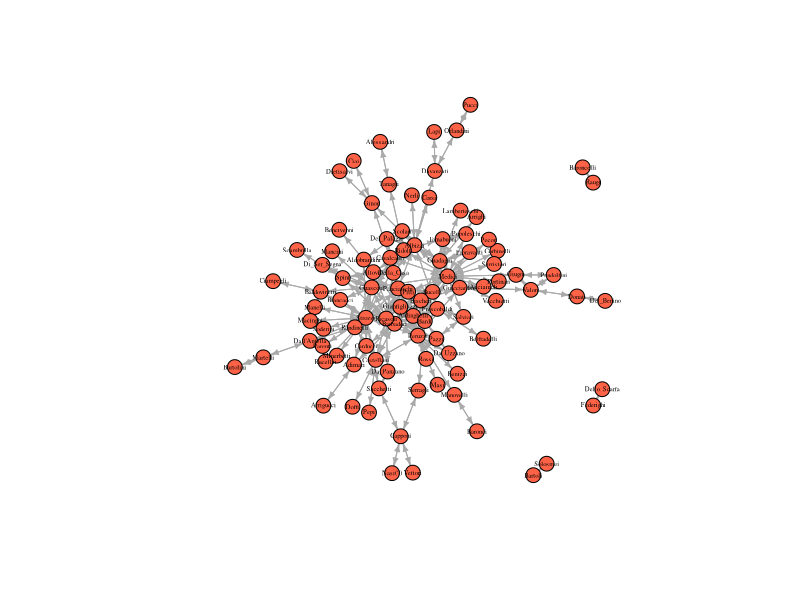
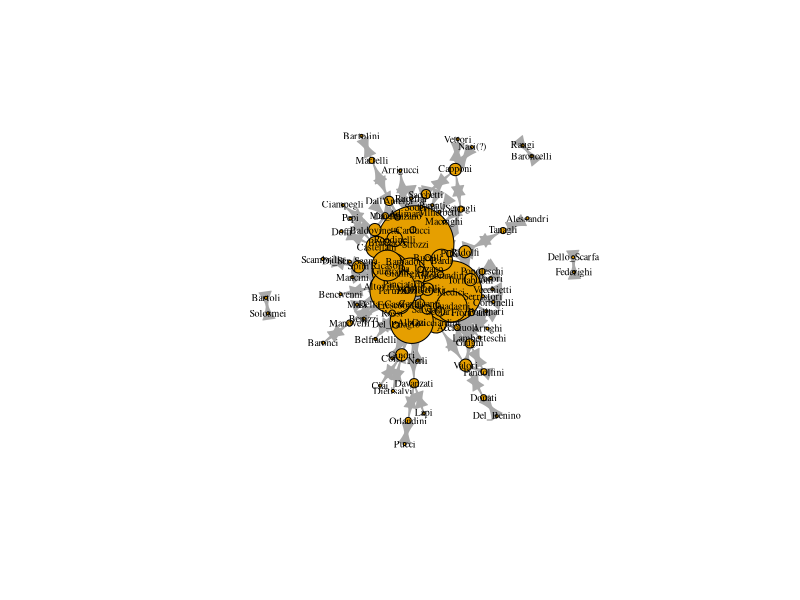
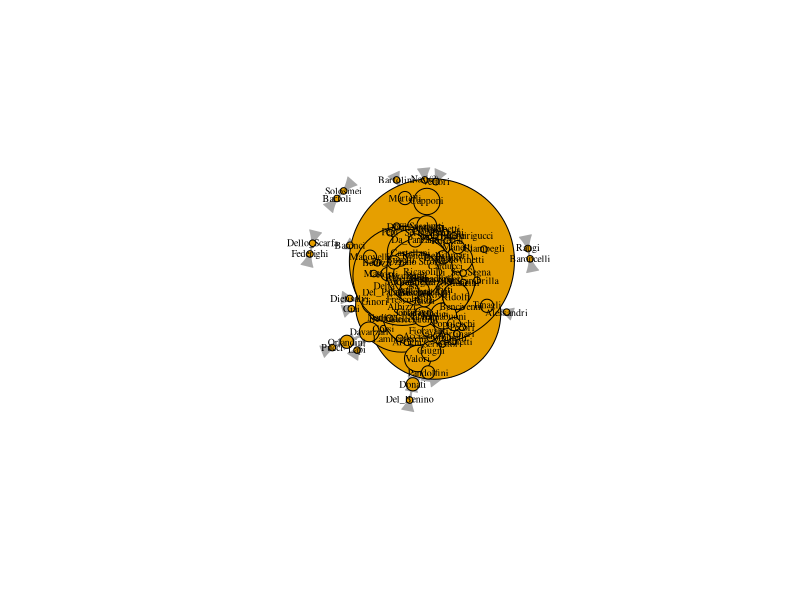
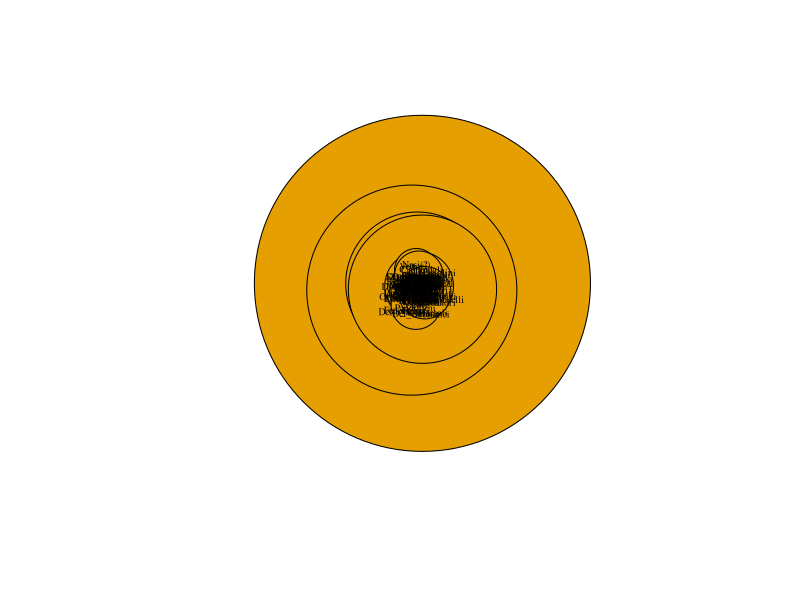
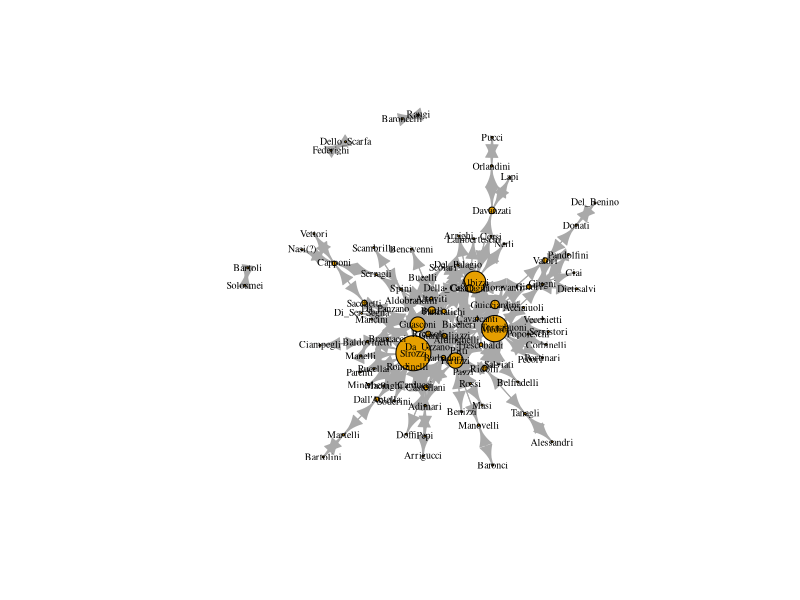
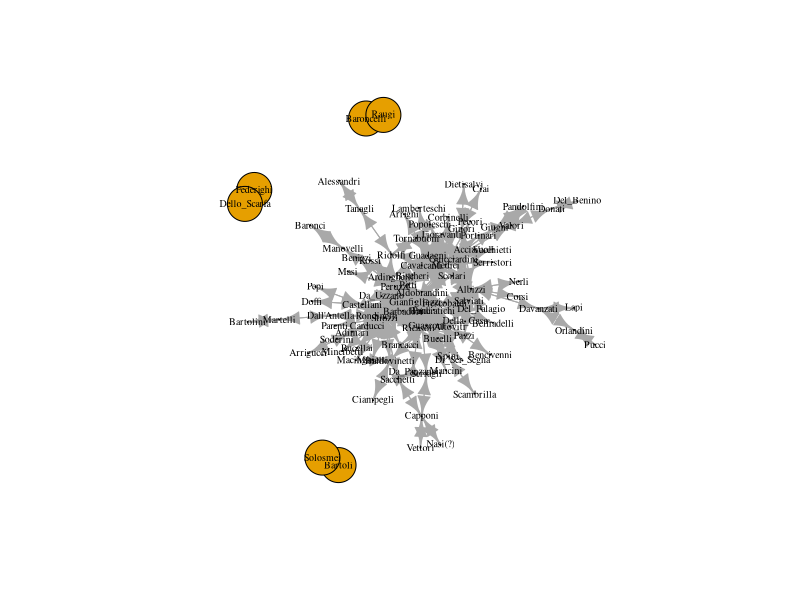
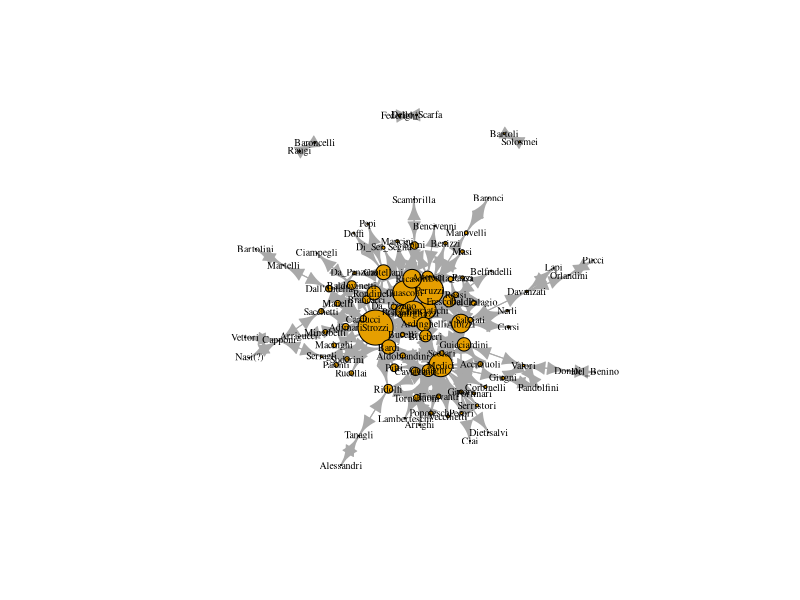
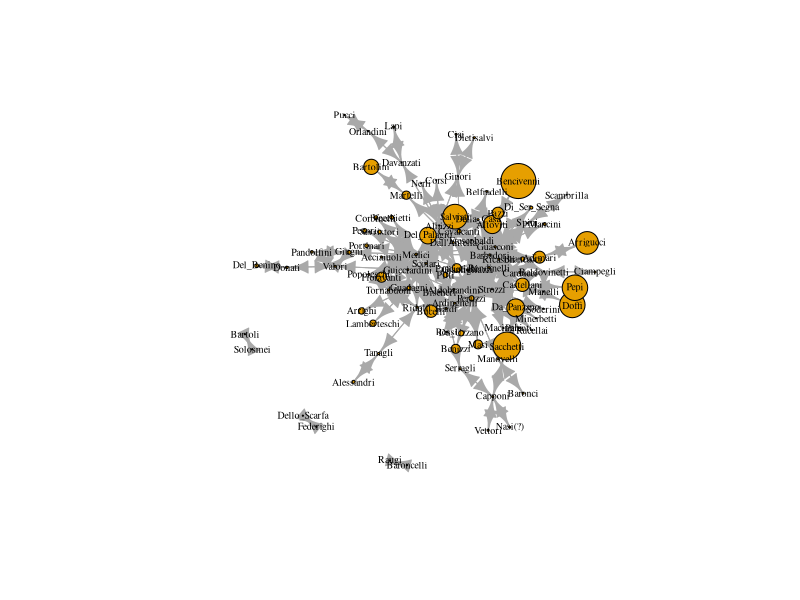

The R source for these figures, in order:
#!/usr/bin/env Rscript

######################################################################
# @author      : Linus Fernandes (linusfernandes at gmail dot com)
# @file        : centrality
# @created     : Tuesday Oct 31, 2023 11:21:31 IST
#
# @description :
######################################################################
library(conflicted)
library(igraph)
library(tidyverse)
library(reshape2)
conflict_scout()
# prepare the marriage adjacency matrix
florentine_edj <- read.csv("florentine_marriage_edgelist.csv")
print(str(florentine_edj))
florentine_edj <- florentine_edj[,2:3]

# prepare the attributes file
florentine_attributes <- read.csv("florentine_attributes.csv")
print(str(florentine_attributes))

# graph the marriage network
marriageNet <- graph.edgelist(as.matrix(florentine_edj), directed = T)
# add wealth and priorates attributes to family vertices
V(marriageNet)$Wealth <- florentine_attributes$Gwealth[match(V(marriageNet)$name, florentine_attributes$Family)]

# Gross wealth (Florins), for 87 (92) families
# simple mean imputation of wealth (alternatively, we might think that those with NA were too poor to show up in historical records?)
# in other words, atrribute mean wealth to na families
V(marriageNet)$Wealth <- ifelse(is.na(V(marriageNet)$Wealth), mean(V(marriageNet)$Wealth, na.rm = T), V(marriageNet)$Wealth)

# Number of Priors, The Priorate (or city council), first created in 1282, was Florence's governing body. Count of how many seats a family had on that city council from 1282-1344
# measure of the aggregate political influence of the family over a long period of time
V(marriageNet)$Priorates <- florentine_attributes$Npriors[match(V(marriageNet)$name, florentine_attributes$Family)]

plot(marriageNet, vertex.size = 8, vertex.label.cex = .4, vertex.label.color = "black", vertex.color = "tomato", edge.arrow.size = 0.4)

print(str(degree(marriageNet)))
degrees <- sort(degree(marriageNet), decreasing = T)
families = names(degrees)
names(degrees) <- c()
df <- data.frame(Family = families, Degree = degrees)
print(df)
# assignment
V(marriageNet)$degree <- degree(marriageNet)
# sized by degree
plot(marriageNet, vertex.label.cex = .6, vertex.label.color = "black", vertex.size = V(marriageNet)$degree, vertex.label.cex = .2)
plot(marriageNet,
      vertex.label.cex = .6,
      vertex.label.color = "black",
      vertex.size = V(marriageNet)$degree*3)

btws = betweenness(marriageNet, directed = FALSE)
btws <- sort(btws, decreasing = T)
families = names(btws)
names(btws) <- c()
df <- data.frame(Family = families, Betweenness = btws)
print(df)
# assignment
V(marriageNet)$betweenness <- betweenness(marriageNet, directed = F)
# sized by betweenness
plot(marriageNet,
      vertex.label.cex = .6,
      vertex.label.color = "black",
      vertex.size = V(marriageNet)$betweenness)
# normalize betweenness and scale by 20 (some scalar)
plot(marriageNet,
      vertex.label.cex = .6,
      vertex.label.color = "black",
      vertex.size = V(marriageNet)$betweenness/max(V(marriageNet)$betweenness) * 20)

clseness = closeness(marriageNet, normalized = F)
clseness <- sort(clseness, decreasing = T)
families = names(clseness)
names(clseness) <- c()
df <- data.frame(Family = families, Closeness = clseness)
print(df)
# assignment
V(marriageNet)$closeness <- closeness(marriageNet, normalized = F)
plot(marriageNet,
      vertex.label.cex = .6,
      vertex.label.color = "black",
      vertex.size = V(marriageNet)$closeness/max(V(marriageNet)$closeness) * 20)

# Eigenvector centrality takes into account alters’ power. 
# It is calculated a little bit differently in igraph. It produces a list object
# and we need to extract only the vector of centrality values.
power = evcent(marriageNet)$vector
power <- sort(power, decreasing = T)
families = names(power)
names(power) <- c()
df <- data.frame(Family = families, Power = power)
print(df)
V(marriageNet)$eigenvector <- evcent(marriageNet)$vector

plot(marriageNet,
     vertex.label.cex = .6, 
     vertex.label.color = "black", 
     vertex.size = V(marriageNet)$eigenvector/max(V(marriageNet)$eigenvector) * 20)

# Bonacich Centrality
# Perhaps marrying your daughters off to weaker families is a good way to ensure their loyalty? 
# We could evaluate this using bonacich centrality. 
# From igraph: “Interpretively, the Bonacich power measure corresponds to the notion that the power of a vertex is recursively
# defined by the sum of the power of its alters. The nature of the recursion involved is then controlled by the power exponent: positive values imply that vertices become more powerful as their alters become more powerful (as occurs in cooperative relations), while negative 
# values imply that vertices become more powerful only as their alters become weaker (as occurs in competitive or antagonistic relations).”
bonacich <- power_centrality(marriageNet, exponent = 2, rescale = T)
bonacich <- ifelse(bonacich > 0, bonacich, 0)
bonacich <- sort(bonacich, decreasing = T)
families = names(bonacich)
names(bonacich) <- c()
df <- data.frame(Family = families, Bonacich = bonacich)
print(df)
V(marriageNet)$bonacich <- power_centrality(marriageNet, exponent = 2, rescale = T)
V(marriageNet)$bonacich <- ifelse(V(marriageNet)$bonacich > 0, V(marriageNet)$bonacich, 0)

plot(marriageNet,
     vertex.label.cex = .6, 
     vertex.label.color = "black", 
     vertex.size = V(marriageNet)$bonacich/max(V(marriageNet)$bonacich) * 20)

bonacich <- power_centrality(marriageNet, exponent = -2, rescale = T)
bonacich <- ifelse(bonacich < 0, 0, bonacich)
bonacich <- sort(bonacich, decreasing = T)
families = names(bonacich)
names(bonacich) <- c()
df <- data.frame(Family = families, Bonacich = bonacich)
print(df)

V(marriageNet)$bonacich <- power_centrality(marriageNet, exponent = -2, rescale = T)
V(marriageNet)$bonacich <- ifelse(V(marriageNet)$bonacich < 0, 0, V(marriageNet)$bonacich)

plot(marriageNet,
     vertex.label.cex = .6, 
     vertex.label.color = "black", 
     vertex.size = V(marriageNet)$bonacich/max(V(marriageNet)$bonacich) * 20)


# pagerank
pagerank <- page_rank(marriageNet, directed = T)$vector
pagerank <- sort(pagerank, decreasing = T)
families = names(pagerank)
names(pagerank) <- c()
df <- data.frame(Family = families, PageRank = pagerank)
print(df)
V(marriageNet)$page_rank <- page_rank(marriageNet, directed = T)$vector

plot(marriageNet,
     vertex.label.cex = .6, 
     vertex.label.color = "black", 
     vertex.size = V(marriageNet)$page_rank/max(V(marriageNet)$page_rank) * 20)

# correlation between centrality measures
# extract all the vertex attributes
all_atts <- lapply(list.vertex.attributes(marriageNet),function(x) get.vertex.attribute(marriageNet,x))
# bind them into a matrix
all_atts <- do.call("cbind", all_atts)
# add column nams
colnames(all_atts) <- list.vertex.attributes(marriageNet)
# drop the family variable
all_atts <- data.frame(all_atts[,2:ncol(all_atts)])
# convert all to numeric
all_atts <- sapply(all_atts, as.numeric)
# produce a correlation matrix
cormat <- cor(all_atts)
# melt it using reshape to function melt() to prepare it for ggplot which requires long form data
melted_cormat <- melt(cormat)
ggplot(data = melted_cormat, aes(x=Var1, y=Var2, fill=value)) + 
  geom_tile() +
  scale_fill_distiller(palette = "Spectral", direction=-2) +
  xlab("") +
  ylab("")

# degree distribution
# fitting a degree distribution on the log-log scale
alter_hist = degree(marriageNet)
print(alter_hist)
alter_hist = table(alter_hist)
print(alter_hist)
print(names(alter_hist))
vals = as.numeric(names(alter_hist))
vals = vals[2:length(vals)]
alter_hist = alter_hist[2:length(alter_hist)]
df = data.frame(Vals = log(vals), Hist = log(as.numeric(alter_hist)), stringsAsFactors = F)
# plot log-log degree distribution
plot(Hist ~ Vals, data = df)
# regression line
abline(lm(Hist ~ Vals, data = df))

# degrees of your friends
neighbor_degrees <- knn(marriageNet)$knn
degrees <- degree(marriageNet)

mean(neighbor_degrees, na.rm = T)

mean(degrees)
# plot neighbor degrees vs. ego degress
hist(neighbor_degrees)
hist(degrees)
